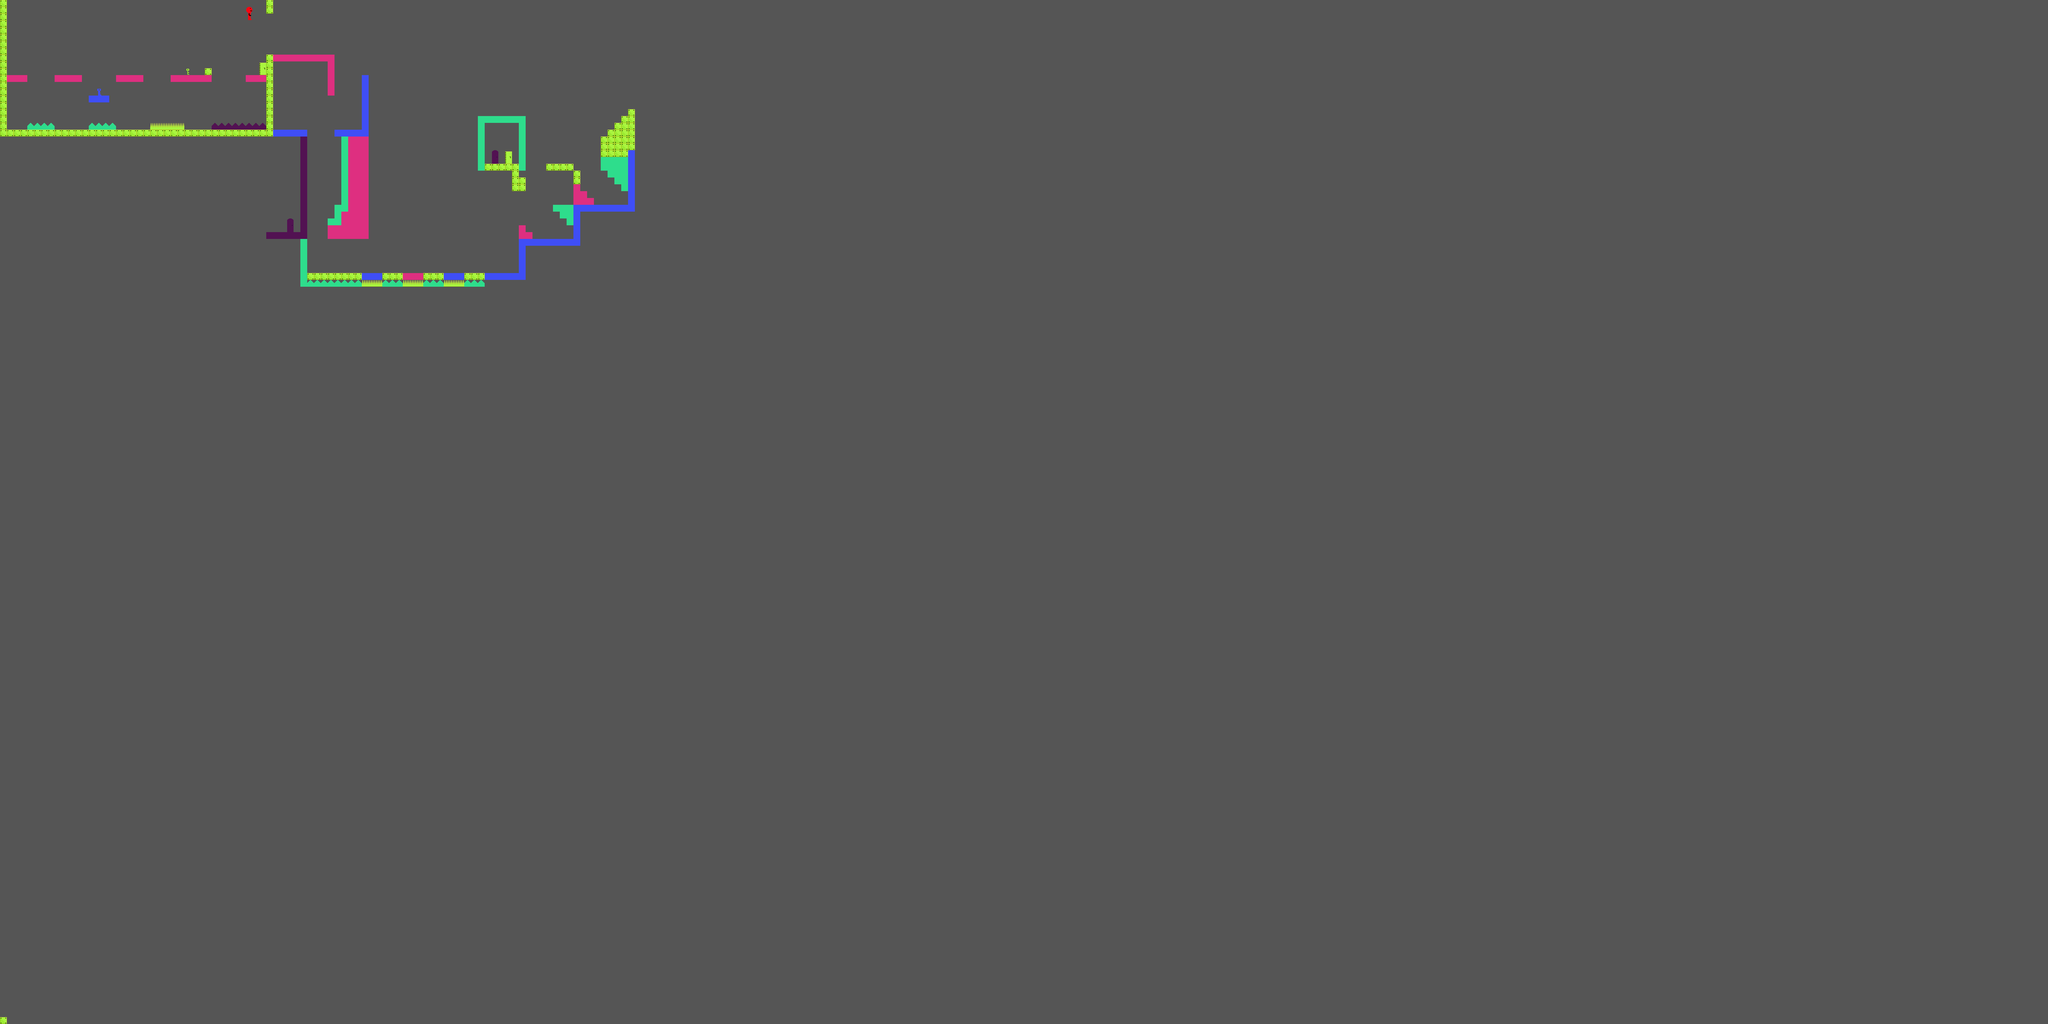

This game map was drawn from its Tiled (.tmx) file and the tilesets committed beside it. A one-line description and the trimmed map source follow:
An orthogonal 300x150 tile map with 32x32 px tiles, 1 tile layer (Layer1), 2 tilesets and 4 objects (4x door).

<map version="1.0" orientation="orthogonal" width="300" height="150" tilewidth="32" tileheight="32" backgroundcolor="#555555">
 <tileset firstgid="1" name="palette" tilewidth="32" tileheight="32">
  <image source="../tilesets/Palette2.png" width="160" height="192" />
  <tile id="0">
   <properties>
    <property name="colorid" value="0" />
    <property name="objectType" value="spike" />
   </properties>
  </tile>
  <tile id="1">
   <properties>
    <property name="colorid" value="1" />
    <property name="objectType" value="spike" />
   </properties>
  </tile>
  <tile id="2">
   <properties>
    <property name="colorid" value="2" />
    <property name="objectType" value="spike" />
   </properties>
  </tile>
  <tile id="3">
   <properties>
    <property name="colorid" value="3" />
    <property name="objectType" value="spike" />
   </properties>
  </tile>
  <tile id="4">
   <properties>
    <property name="colorid" value="4" />
    <property name="objectType" value="spike" />
   </properties>
  </tile>
  <tile id="5">
   <properties>
    <property name="colorid" value="0" />
   </properties>
  </tile>
  <tile id="6">
   <properties>
    <property name="colorid" value="1" />
   </properties>
  </tile>
  <tile id="7">
   <properties>
    <property name="colorid" value="2" />
   </properties>
  </tile>
  <tile id="8">
   <properties>
    <property name="colorid" value="3" />
   </properties>
  </tile>
  <tile id="9">
   <properties>
    <property name="colorid" value="4" />
   </properties>
  </tile>
  <tile id="10">
   <properties>
    <property name="colorid" value="0" />
    <property name="objectType" value="key" />
   </properties>
  </tile>
  <tile id="11">
   <properties>
    <property name="colorid" value="1" />
    <property name="objectType" value="key" />
   </properties>
  </tile>
  <tile id="12">
   <properties>
    <property name="colorid" value="2" />
    <property name="objectType" value="key" />
   </properties>
  </tile>
  <tile id="13">
   <properties>
    <property name="colorid" value="3" />
    <property name="objectType" value="key" />
   </properties>
  </tile>
  <tile id="14">
   <properties>
    <property name="colorid" value="4" />
    <property name="objectType" value="key" />
   </properties>
  </tile>
  <tile id="15">
   <properties>
    <property name="blocking" value="false" />
    <property name="colorid" value="0" />
   </properties>
  </tile>
  <tile id="16">
   <properties>
    <property name="colorid" value="1" />
   </properties>
  </tile>
  <tile id="17">
   <properties>
    <property name="colorid" value="2" />
   </properties>
  </tile>
  <tile id="18">
   <properties>
    <property name="colorid" value="3" />
   </properties>
  </tile>
  <tile id="19">
   <properties>
    <property name="blocking" value="false" />
    <property name="colorid" value="4" />
   </properties>
  </tile>
  <tile id="20">
   <properties>
    <property name="blocking" value="false" />
    <property name="colorid" value="0" />
   </properties>
  </tile>
  <tile id="21">
   <properties>
    <property name="colorid" value="1" />
   </properties>
  </tile>
  <tile id="22">
   <properties>
    <property name="colorid" value="2" />
   </properties>
  </tile>
  <tile id="23">
   <properties>
    <property name="colorid" value="3" />
   </properties>
  </tile>
  <tile id="24">
   <properties>
    <property name="blocking" value="false" />
    <property name="colorid" value="4" />
   </properties>
  </tile>
 </tileset>
 <tileset firstgid="31" name="guy" tilewidth="32" tileheight="64">
  <image source="../tilesets/guy.png" width="32" height="64" />
  <tile id="0">
   <properties>
    <property name="objectType" value="character" />
   </properties>
  </tile>
 </tileset>
 <layer name="Layer1" width="300" height="150">
  <properties>
   <property name="defaultGravityX" value="0" />
   <property name="defaultGravityY" value="-1200" />
  </properties>
  <data>[45000 cells, 438 non-empty, 15 distinct tile ids]</data>
 </layer>
 <objectgroup name="ObjectLayer1" width="300" height="150">
  <properties>
   <property name="tileLayer" value="Layer1" />
  </properties>
  <object name="Door0" type="door" x="1216" y="267" width="31" height="83">
   <properties>
    <property name="doorId" value="0" />
    <property name="linkedDoorId" value="1" />
   </properties>
  </object>
  <object name="Door1" type="door" x="2365" y="707" width="38" height="59">
   <properties>
    <property name="doorId" value="1" />
    <property name="linkedDoorId" value="0" />
   </properties>
  </object>
  <object name="Door2" type="door" x="2304" y="702" width="33" height="64">
   <properties>
    <property name="doorId" value="2" />
    <property name="linkedDoorId" value="3" />
   </properties>
  </object>
  <object name="Door3" type="door" x="1345" y="1023" width="35" height="63">
   <properties>
    <property name="doorId" value="3" />
    <property name="linkedDoorId" value="2" />
   </properties>
  </object>
 </objectgroup>
</map>
